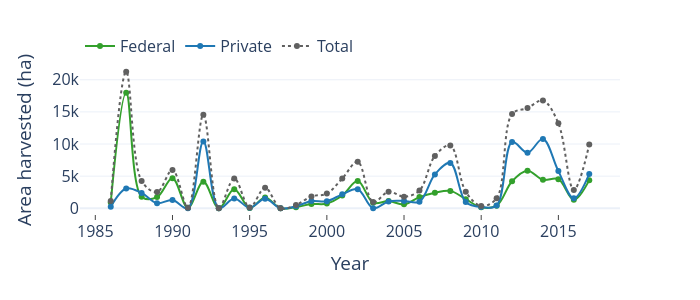

The notebook cell this image was saved under:
### Markdown cell above
### Area Harvested Trends

Compare annual area harvested by ownership.

### Code cell
fig = px.line(
    owner_group_trends[owner_group_trends.owner.ne("Other")],
    x="year",
    y="harvest_area",
    color="owner",
    color_discrete_sequence=["#33a02c", "#1f78b4", "#606060"],
    markers=True,
    template="plotly_white",
    width=700,
    height=300,
    line_shape="spline",
)

# Make the "all" line dashed
fig.data[2].line.dash = "dot"

fig.update_yaxes(title_text="Area harvested (ha)")
# Hide x-axis gridlines
fig.update_xaxes(title_text="Year", dtick=5, showgrid=False, ticks="inside")

fig.update_layout(
    legend=dict(
        title="", orientation="h", yanchor="bottom", y=0.98, xanchor="left", x=0
    ),
    font=dict(size=16),
)

### Figure 1 — Plotly figure (JSON) as saved in the notebook; plotly's stock layout.template omitted (floating-point values rounded to 4 significant figures)
{"data": [{"hovertemplate": "owner=Federal<br>year=%{x}<br>harvest_area=%{y}<extra></extra>", "legendgroup": "Federal", "line": {"color": "#33a02c", "dash": "solid", "shape": "spline"}, "marker": {"symbol": "circle"}, "mode": "markers+lines", "name": "Federal", "orientation": "v", "showlegend": true, "type": "scatter", "x": [1986, 1987, 1988, 1989, 1990, 1991, 1992, 1993, 1994, 1995, 1996, 1997, 1998, 1999, 2000, 2001, 2002, 2003, 2004, 2005, 2006, 2007, 2008, 2009, 2010, 2011, 2012, 2013, 2014, 2015, 2016, 2017], "xaxis": "x", "y": [894.3, 18000.0, 1801.0, 1735.0, 4671.0, 77.24, 4121.0, 0, 2969.0, 44.68, 1660.0, 4.418, 174.7, 654.1, 721.5, 1986.0, 4234.0, 858.9, 1117.0, 607.8, 1735.0, 2401.0, 2702.0, 1415.0, 146.4, 400.8, 4209.0, 5843.0, 4419.0, 4527.0, 1309.0, 4378.0], "yaxis": "y"}, {"hovertemplate": "owner=Private<br>year=%{x}<br>harvest_area=%{y}<extra></extra>", "legendgroup": "Private", "line": {"color": "#1f78b4", "dash": "solid", "shape": "spline"}, "marker": {"symbol": "circle"}, "mode": "markers+lines", "name": "Private", "orientation": "v", "showlegend": true, "type": "scatter", "x": [1986, 1987, 1988, 1989, 1990, 1991, 1992, 1993, 1994, 1995, 1996, 1997, 1998, 1999, 2000, 2001, 2002, 2003, 2004, 2005, 2006, 2007, 2008, 2009, 2010, 2011, 2012, 2013, 2014, 2015, 2016, 2017], "xaxis": "x", "y": [248.4, 3079.0, 2380.0, 790.0, 1291.0, 7.35, 10400.0, 0, 1516.0, 75.67, 1497.0, 7.817, 318.0, 1121.0, 1105.0, 2169.0, 2969.0, 0.165, 1061.0, 1134.0, 1008.0, 5268.0, 7052.0, 977.0, 180.5, 447.2, 10330.0, 8633.0, 10790.0, 5781.0, 1544.0, 5349.0], "yaxis": "y"}, {"hovertemplate": "owner=Total<br>year=%{x}<br>harvest_area=%{y}<extra></extra>", "legendgroup": "Total", "line": {"color": "#606060", "dash": "dot", "shape": "spline"}, "marker": {"symbol": "circle"}, "mode": "markers+lines", "name": "Total", "orientation": "v", "showlegend": true, "type": "scatter", "x": [1986, 1987, 1988, 1989, 1990, 1991, 1992, 1993, 1994, 1995, 1996, 1997, 1998, 1999, 2000, 2001, 2002, 2003, 2004, 2005, 2006, 2007, 2008, 2009, 2010, 2011, 2012, 2013, 2014, 2015, 2016, 2017], "xaxis": "x", "y": [1144.0, 21250.0, 4257.0, 2525.0, 5970.0, 85.56, 14550.0, 0, 4630.0, 120.4, 3175.0, 12.23, 500.6, 1843.0, 2280.0, 4627.0, 7243.0, 958.7, 2571.0, 1807.0, 2755.0, 8146.0, 9765.0, 2565.0, 357.5, 1544.0, 14670.0, 15590.0, 16760.0, 13220.0, 2854.0, 9913.0], "yaxis": "y"}], "layout": {"font": {"size": 16}, "height": 300, "legend": {"orientation": "h", "title": {"text": ""}, "tracegroupgap": 0, "x": 0, "xanchor": "left", "y": 0.98, "yanchor": "bottom"}, "margin": {"t": 60}, "width": 700, "xaxis": {"anchor": "y", "domain": [0, 1], "dtick": 5, "showgrid": false, "ticks": "inside", "title": {"text": "Year"}}, "yaxis": {"anchor": "x", "domain": [0, 1], "title": {"text": "Area harvested (ha)"}}}}
